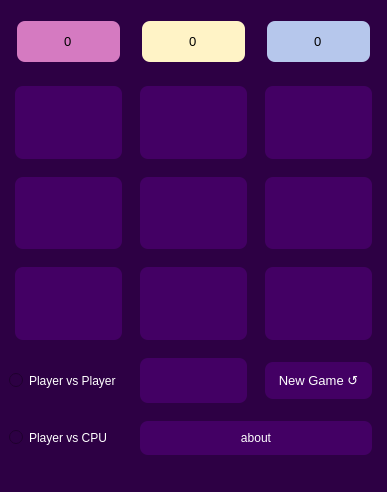
<?xml version="1.0" encoding="UTF-8"?>
<ui version="4.0">
 <class>MainWindow</class>
 <widget class="QMainWindow" name="MainWindow">
  <property name="geometry">
   <rect>
    <x>0</x>
    <y>0</y>
    <width>352</width>
    <height>492</height>
   </rect>
  </property>
  <property name="windowTitle">
   <string>MainWindow</string>
  </property>
  <property name="styleSheet">
   <string notr="true">background-color:rgb(45, 0, 68);
border-radius : 12px;
</string>
  </property>
  <widget class="QWidget" name="centralwidget">
   <layout class="QGridLayout" name="gridLayout">
    <item row="7" column="2">
     <widget class="QPushButton" name="btn_rst">
      <property name="font">
       <font>
        <pointsize>10</pointsize>
       </font>
      </property>
      <property name="styleSheet">
       <string notr="true">padding: 10px 10px;
margin: 6px 6px;
background-color: rgb(67, 0, 100);
border-radius : 8px;
color: rgb(255, 255, 255);</string>
      </property>
      <property name="text">
       <string>New Game ↺</string>
      </property>
      <property name="iconSize">
       <size>
        <width>20</width>
        <height>20</height>
       </size>
      </property>
     </widget>
    </item>
    <item row="7" column="1">
     <widget class="QLineEdit" name="turn_box">
      <property name="font">
       <font>
        <family>Yu Gothic UI Semibold</family>
        <pointsize>12</pointsize>
        <bold>true</bold>
       </font>
      </property>
      <property name="styleSheet">
       <string notr="true">padding: 10px 10px;
margin: 6px 6px;
background-color: rgb(67, 0, 100);
border-radius : 8px;
color: rgb(255, 255, 255);
</string>
      </property>
      <property name="alignment">
       <set>Qt::AlignCenter</set>
      </property>
     </widget>
    </item>
    <item row="4" column="2">
     <widget class="QPushButton" name="btn_9">
      <property name="sizePolicy">
       <sizepolicy hsizetype="Expanding" vsizetype="Expanding">
        <horstretch>0</horstretch>
        <verstretch>0</verstretch>
       </sizepolicy>
      </property>
      <property name="font">
       <font>
        <pointsize>30</pointsize>
       </font>
      </property>
      <property name="styleSheet">
       <string notr="true">margin: 6px 6px;
background-color: rgb(67, 0, 100);
border-radius : 8px;
</string>
      </property>
      <property name="text">
       <string/>
      </property>
     </widget>
    </item>
    <item row="0" column="2">
     <widget class="QLineEdit" name="o_score_box">
      <property name="font">
       <font>
        <pointsize>10</pointsize>
       </font>
      </property>
      <property name="styleSheet">
       <string notr="true">margin : 12px 8px;
background-color:rgb(182, 199, 236);
border-radius: 8px;
padding: 12px 28px;</string>
      </property>
      <property name="text">
       <string>0</string>
      </property>
      <property name="alignment">
       <set>Qt::AlignCenter</set>
      </property>
      <property name="readOnly">
       <bool>true</bool>
      </property>
     </widget>
    </item>
    <item row="0" column="0">
     <widget class="QLineEdit" name="x_score_box">
      <property name="sizePolicy">
       <sizepolicy hsizetype="Expanding" vsizetype="Preferred">
        <horstretch>0</horstretch>
        <verstretch>0</verstretch>
       </sizepolicy>
      </property>
      <property name="font">
       <font>
        <pointsize>10</pointsize>
       </font>
      </property>
      <property name="styleSheet">
       <string notr="true">margin : 12px 8px;
background-color:rgb(213, 122, 193);
border-radius:8px;
padding: 12px 28px;</string>
      </property>
      <property name="text">
       <string>0</string>
      </property>
      <property name="alignment">
       <set>Qt::AlignCenter</set>
      </property>
      <property name="readOnly">
       <bool>true</bool>
      </property>
     </widget>
    </item>
    <item row="2" column="1">
     <widget class="QPushButton" name="btn_2">
      <property name="sizePolicy">
       <sizepolicy hsizetype="Expanding" vsizetype="Expanding">
        <horstretch>0</horstretch>
        <verstretch>0</verstretch>
       </sizepolicy>
      </property>
      <property name="maximumSize">
       <size>
        <width>16777215</width>
        <height>16777215</height>
       </size>
      </property>
      <property name="font">
       <font>
        <pointsize>30</pointsize>
       </font>
      </property>
      <property name="styleSheet">
       <string notr="true">margin: 6px 6px;
background-color: rgb(67, 0, 100);
border-radius : 8px;
</string>
      </property>
      <property name="text">
       <string/>
      </property>
     </widget>
    </item>
    <item row="2" column="2">
     <widget class="QPushButton" name="btn_3">
      <property name="sizePolicy">
       <sizepolicy hsizetype="Expanding" vsizetype="Expanding">
        <horstretch>0</horstretch>
        <verstretch>0</verstretch>
       </sizepolicy>
      </property>
      <property name="font">
       <font>
        <pointsize>30</pointsize>
       </font>
      </property>
      <property name="styleSheet">
       <string notr="true">margin: 6px 6px;
background-color: rgb(67, 0, 100);
border-radius : 8px;
</string>
      </property>
      <property name="text">
       <string/>
      </property>
     </widget>
    </item>
    <item row="4" column="1">
     <widget class="QPushButton" name="btn_8">
      <property name="sizePolicy">
       <sizepolicy hsizetype="Expanding" vsizetype="Expanding">
        <horstretch>0</horstretch>
        <verstretch>0</verstretch>
       </sizepolicy>
      </property>
      <property name="font">
       <font>
        <pointsize>30</pointsize>
       </font>
      </property>
      <property name="styleSheet">
       <string notr="true">margin: 6px 6px;
background-color: rgb(67, 0, 100);
border-radius : 8px;
</string>
      </property>
      <property name="text">
       <string/>
      </property>
     </widget>
    </item>
    <item row="3" column="2">
     <widget class="QPushButton" name="btn_6">
      <property name="sizePolicy">
       <sizepolicy hsizetype="Expanding" vsizetype="Expanding">
        <horstretch>0</horstretch>
        <verstretch>0</verstretch>
       </sizepolicy>
      </property>
      <property name="font">
       <font>
        <pointsize>30</pointsize>
       </font>
      </property>
      <property name="styleSheet">
       <string notr="true">margin: 6px 6px;
background-color: rgb(67, 0, 100);
border-radius : 8px;
</string>
      </property>
      <property name="text">
       <string/>
      </property>
     </widget>
    </item>
    <item row="2" column="0">
     <widget class="QPushButton" name="btn_1">
      <property name="sizePolicy">
       <sizepolicy hsizetype="Expanding" vsizetype="Expanding">
        <horstretch>0</horstretch>
        <verstretch>0</verstretch>
       </sizepolicy>
      </property>
      <property name="font">
       <font>
        <pointsize>30</pointsize>
       </font>
      </property>
      <property name="styleSheet">
       <string notr="true">margin: 6px 6px;
background-color: rgb(67, 0, 100);
border-radius : 8px;


</string>
      </property>
      <property name="text">
       <string/>
      </property>
     </widget>
    </item>
    <item row="4" column="0">
     <widget class="QPushButton" name="btn_7">
      <property name="sizePolicy">
       <sizepolicy hsizetype="Expanding" vsizetype="Expanding">
        <horstretch>0</horstretch>
        <verstretch>0</verstretch>
       </sizepolicy>
      </property>
      <property name="font">
       <font>
        <pointsize>30</pointsize>
       </font>
      </property>
      <property name="styleSheet">
       <string notr="true">margin: 6px 6px;
background-color: rgb(67, 0, 100);
border-radius : 8px;
</string>
      </property>
      <property name="text">
       <string/>
      </property>
     </widget>
    </item>
    <item row="7" column="0">
     <widget class="QRadioButton" name="r_btn_1">
      <property name="enabled">
       <bool>true</bool>
      </property>
      <property name="styleSheet">
       <string notr="true">color: rgb(255, 255, 255);</string>
      </property>
      <property name="text">
       <string>Player vs Player</string>
      </property>
     </widget>
    </item>
    <item row="3" column="1">
     <widget class="QPushButton" name="btn_5">
      <property name="sizePolicy">
       <sizepolicy hsizetype="Expanding" vsizetype="Expanding">
        <horstretch>0</horstretch>
        <verstretch>0</verstretch>
       </sizepolicy>
      </property>
      <property name="font">
       <font>
        <pointsize>30</pointsize>
       </font>
      </property>
      <property name="styleSheet">
       <string notr="true">margin: 6px 6px;
background-color: rgb(67, 0, 100);
border-radius : 8px;
</string>
      </property>
      <property name="text">
       <string/>
      </property>
     </widget>
    </item>
    <item row="3" column="0">
     <widget class="QPushButton" name="btn_4">
      <property name="sizePolicy">
       <sizepolicy hsizetype="Expanding" vsizetype="Expanding">
        <horstretch>0</horstretch>
        <verstretch>0</verstretch>
       </sizepolicy>
      </property>
      <property name="font">
       <font>
        <pointsize>30</pointsize>
       </font>
      </property>
      <property name="styleSheet">
       <string notr="true">margin: 6px 6px;
background-color: rgb(67, 0, 100);
border-radius : 8px;
</string>
      </property>
      <property name="text">
       <string/>
      </property>
     </widget>
    </item>
    <item row="8" column="1" colspan="2">
     <widget class="QPushButton" name="btn_info">
      <property name="styleSheet">
       <string notr="true">padding: 10px 10px;
margin: 6px 6px;
background-color: rgb(67, 0, 100);
border-radius : 8px;
color: rgb(255, 255, 255);</string>
      </property>
      <property name="text">
       <string>about</string>
      </property>
     </widget>
    </item>
    <item row="0" column="1">
     <widget class="QLineEdit" name="draw_score_box">
      <property name="sizePolicy">
       <sizepolicy hsizetype="Expanding" vsizetype="Fixed">
        <horstretch>0</horstretch>
        <verstretch>0</verstretch>
       </sizepolicy>
      </property>
      <property name="minimumSize">
       <size>
        <width>0</width>
        <height>0</height>
       </size>
      </property>
      <property name="font">
       <font>
        <pointsize>10</pointsize>
       </font>
      </property>
      <property name="mouseTracking">
       <bool>true</bool>
      </property>
      <property name="styleSheet">
       <string notr="true">margin : 12px 8px;
background-color: rgb(255, 243, 198);
border-radius: 8px;
padding: 12px 28px;</string>
      </property>
      <property name="text">
       <string>0</string>
      </property>
      <property name="alignment">
       <set>Qt::AlignCenter</set>
      </property>
      <property name="readOnly">
       <bool>true</bool>
      </property>
     </widget>
    </item>
    <item row="8" column="0">
     <widget class="QRadioButton" name="r_btn_2">
      <property name="styleSheet">
       <string notr="true">color: white;</string>
      </property>
      <property name="text">
       <string>Player vs CPU</string>
      </property>
     </widget>
    </item>
   </layout>
  </widget>
  <widget class="QMenuBar" name="menubar">
   <property name="geometry">
    <rect>
     <x>0</x>
     <y>0</y>
     <width>352</width>
     <height>22</height>
    </rect>
   </property>
  </widget>
  <widget class="QStatusBar" name="statusbar"/>
 </widget>
 <resources/>
 <connections/>
</ui>
